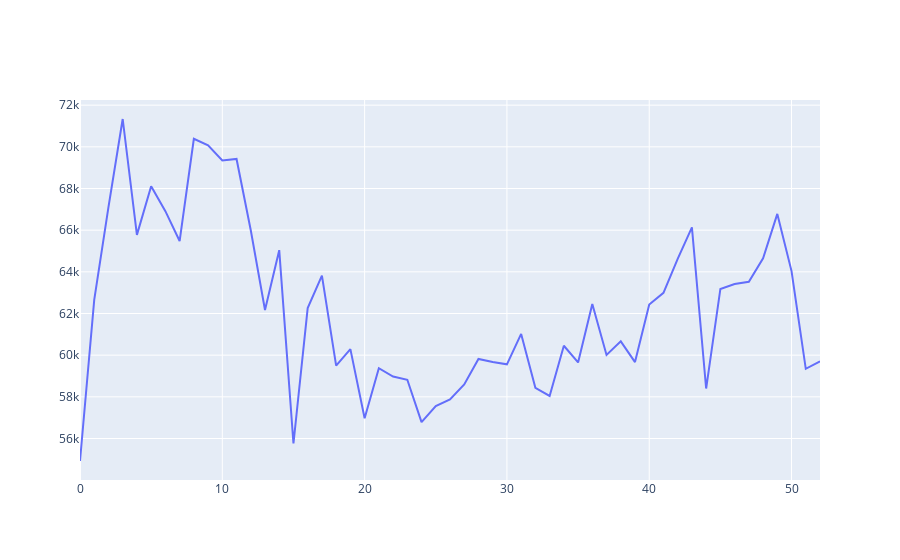

Notebook cell for this chart:
### Code cell
Year_amplitude=[]
for i in range(0,(len(Energia_horaria)),168):
  week=[]

  for a in range(7):
    week.append(Energia_horaria[a+i])

  Year_amplitude.append(np.mean(week))


grafico_interativo_linha(list(range(len(Year_amplitude))), Year_amplitude, "", "")
# plt.plot(Year_amplitude)

### Figure 1 — Plotly figure (JSON) as saved in the notebook; plotly's stock layout.template omitted (floating-point values rounded to 4 significant figures)
{"data": [{"mode": "lines", "name": "", "type": "scatter", "x": [0, 1, 2, 3, 4, 5, 6, 7, 8, 9, 10, 11, 12, 13, 14, 15, 16, 17, 18, 19, 20, 21, 22, 23, 24, 25, 26, 27, 28, 29, 30, 31, 32, 33, 34, 35, 36, 37, 38, 39, 40, 41, 42, 43, 44, 45, 46, 47, 48, 49, 50, 51, 52], "y": [54920.0, 62650.0, 67110.0, 71340.0, 65770.0, 68110.0, 66910.0, 65480.0, 70390.0, 70070.0, 69350.0, 69420.0, 65990.0, 62170.0, 65040.0, 55760.0, 62260.0, 63820.0, 59500.0, 60290.0, 56970.0, 59370.0, 58980.0, 58820.0, 56780.0, 57560.0, 57880.0, 58590.0, 59820.0, 59670.0, 59560.0, 61020.0, 58430.0, 58040.0, 60450.0, 59650.0, 62450.0, 60010.0, 60660.0, 59670.0, 62430.0, 62990.0, 64630.0, 66140.0, 58400.0, 63180.0, 63420.0, 63530.0, 64650.0, 66780.0, 64040.0, 59350.0, 59710.0]}], "layout": {"legend": {"title": {"text": "Legenda"}}, "title": {"text": ""}, "xaxis": {"title": {"text": ""}}, "yaxis": {"title": {"text": ""}}}}
